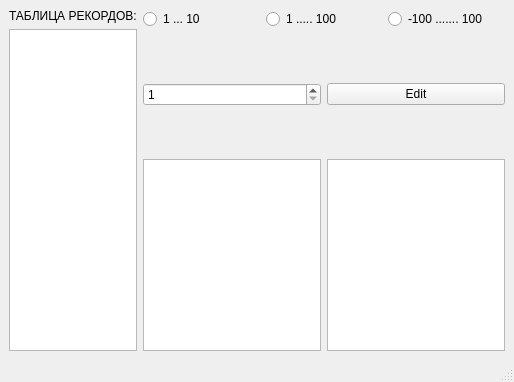
<?xml version="1.0" encoding="UTF-8"?>
<ui version="4.0">
 <class>MainWindow</class>
 <widget class="QMainWindow" name="MainWindow">
  <property name="geometry">
   <rect>
    <x>0</x>
    <y>0</y>
    <width>514</width>
    <height>382</height>
   </rect>
  </property>
  <property name="windowTitle">
   <string>MainWindow</string>
  </property>
  <widget class="QWidget" name="centralwidget">
   <layout class="QGridLayout" name="gridLayout">
    <item row="0" column="0">
     <layout class="QHBoxLayout" name="horizontalLayout_4">
      <item>
       <layout class="QVBoxLayout" name="verticalLayout">
        <item>
         <widget class="QLabel" name="label">
          <property name="text">
           <string>ТАБЛИЦА РЕКОРДОВ:</string>
          </property>
         </widget>
        </item>
        <item>
         <widget class="QTableWidget" name="tableWidget"/>
        </item>
       </layout>
      </item>
      <item>
       <spacer name="horizontalSpacer_2">
        <property name="orientation">
         <enum>Qt::Horizontal</enum>
        </property>
        <property name="sizeHint" stdset="0">
         <size>
          <width>40</width>
          <height>20</height>
         </size>
        </property>
       </spacer>
      </item>
      <item>
       <layout class="QVBoxLayout" name="verticalLayout_2">
        <item>
         <layout class="QHBoxLayout" name="horizontalLayout">
          <item>
           <widget class="QRadioButton" name="radioButton_10">
            <property name="text">
             <string>1 ... 10</string>
            </property>
           </widget>
          </item>
          <item>
           <widget class="QRadioButton" name="radioButton_100">
            <property name="text">
             <string>1 ..... 100</string>
            </property>
           </widget>
          </item>
          <item>
           <widget class="QRadioButton" name="radioButton_200">
            <property name="text">
             <string>-100 ....... 100</string>
            </property>
           </widget>
          </item>
         </layout>
        </item>
        <item>
         <spacer name="verticalSpacer">
          <property name="orientation">
           <enum>Qt::Vertical</enum>
          </property>
          <property name="sizeHint" stdset="0">
           <size>
            <width>20</width>
            <height>40</height>
           </size>
          </property>
         </spacer>
        </item>
        <item>
         <layout class="QHBoxLayout" name="horizontalLayout_2">
          <item>
           <widget class="QSpinBox" name="spinBox">
            <property name="minimum">
             <number>1</number>
            </property>
            <property name="maximum">
             <number>15</number>
            </property>
           </widget>
          </item>
          <item>
           <widget class="QPushButton" name="pushButton_Edit">
            <property name="text">
             <string>Edit</string>
            </property>
           </widget>
          </item>
         </layout>
        </item>
        <item>
         <spacer name="verticalSpacer_2">
          <property name="orientation">
           <enum>Qt::Vertical</enum>
          </property>
          <property name="sizeHint" stdset="0">
           <size>
            <width>20</width>
            <height>40</height>
           </size>
          </property>
         </spacer>
        </item>
        <item>
         <layout class="QHBoxLayout" name="horizontalLayout_3">
          <item>
           <spacer name="horizontalSpacer_3">
            <property name="orientation">
             <enum>Qt::Horizontal</enum>
            </property>
            <property name="sizeHint" stdset="0">
             <size>
              <width>40</width>
              <height>20</height>
             </size>
            </property>
           </spacer>
          </item>
          <item>
           <widget class="QListWidget" name="listWidget_Less"/>
          </item>
          <item>
           <widget class="QListWidget" name="listWidget_More"/>
          </item>
          <item>
           <spacer name="horizontalSpacer">
            <property name="orientation">
             <enum>Qt::Horizontal</enum>
            </property>
            <property name="sizeHint" stdset="0">
             <size>
              <width>40</width>
              <height>20</height>
             </size>
            </property>
           </spacer>
          </item>
         </layout>
        </item>
       </layout>
      </item>
     </layout>
    </item>
   </layout>
  </widget>
  <widget class="QMenuBar" name="menubar">
   <property name="geometry">
    <rect>
     <x>0</x>
     <y>0</y>
     <width>514</width>
     <height>25</height>
    </rect>
   </property>
  </widget>
  <widget class="QStatusBar" name="statusbar"/>
 </widget>
 <resources/>
 <connections/>
</ui>
